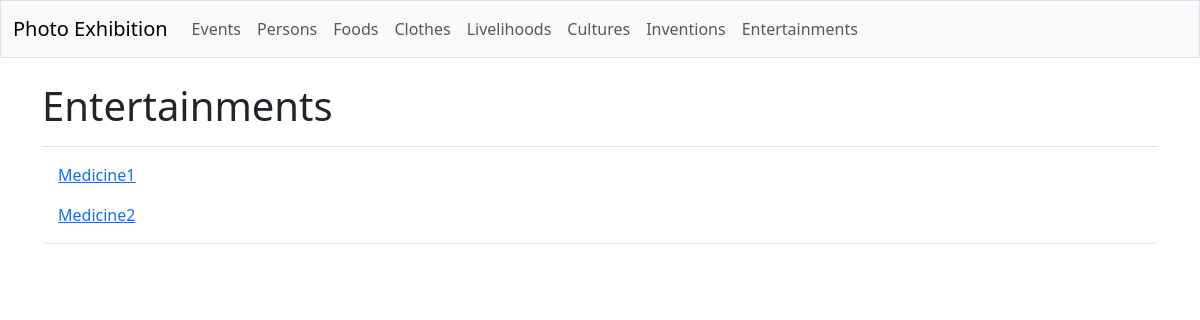
Page /galleries/medicines on the earlier database version.
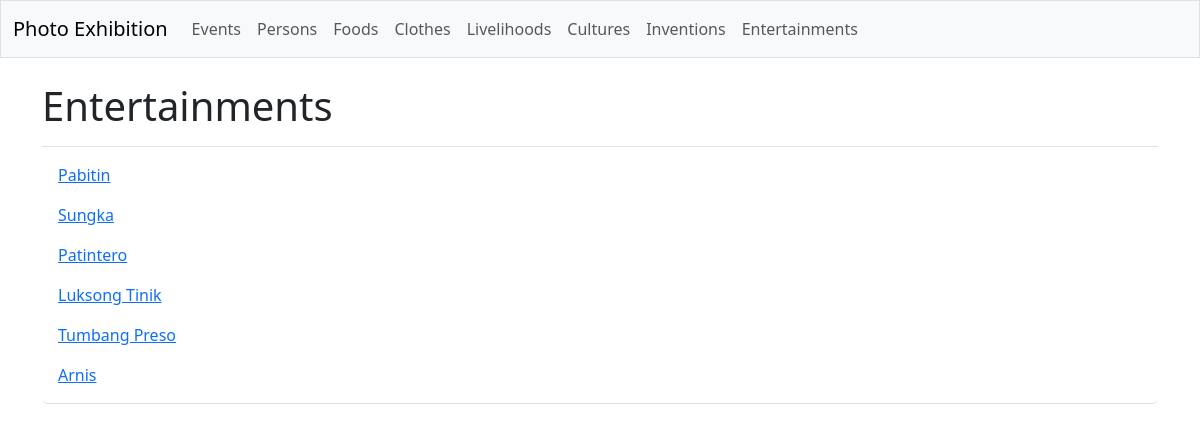
Same page on the later database version.
### galleries/models.py (models this page shows, shortened)
class Medicine(models.Model):
    medicine_text = models.CharField(max_length=200)

### galleries/views.py (the view)
# urls.py: path('medicines', views.medicines, name='medicines'),
def medicines(request):
    medicines = Medicine.objects.all()
    context = {'medicines': medicines}
    return render(request, 'galleries/medicines.html', context)

### galleries/templates/galleries/medicines.html
{% extends 'galleries/base.html' %}
{% block page_header %}
  <h1>Entertainments</h1>
{% endblock page_header %}
{% block content %}
  <ul class="list-group border-bottom pb-2 mb-4">
    {% for medicine in medicines %}
      <li class="list-group-item border-0">
        <a href="{% url 'galleries:medicine_detail' medicine.id %}">
          {{ medicine.medicine_text }}</a>
      </li>
    {% empty %}
      <li class="list-group-item border-0">No entertainments have been added yet.</li>
    {% endfor %}
  </ul>
{% endblock content %}

Differences in the rows shown:
removed Medicine: medicine_text "Medicine1"
removed Medicine: medicine_text "Medicine2"
added Medicine: medicine_text "Pabitin"
added Medicine: medicine_text "Sungka"
added Medicine: medicine_text "Patintero"
added Medicine: medicine_text "Luksong Tinik"
added Medicine: medicine_text "Tumbang Preso"
added Medicine: medicine_text "Arnis"
